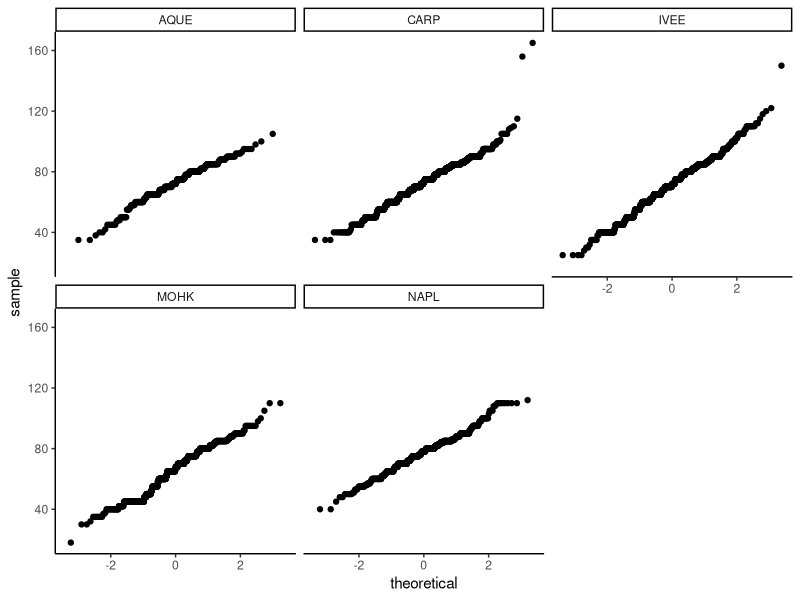

R code for this plot:
## ---- chunk 1
knitr::opts_chunk$set(echo = TRUE)
## ---- chunk 2
library(tidyverse)
library(car)

lsa <- read_csv("lobster_size_abundance.csv")
lt <- read_csv("lobster_traps.csv")
## ---- chunk 3
#___________________________________part 0___________________________________#

# remove nas and expand rows with count larger than 1
lsa_filt <- lsa %>%
  filter(SIZE != -99999) %>%
  uncount(weights = COUNT) %>%
  mutate(MPA = case_when(
    SITE == 'IVEE' ~ 'y',
    SITE == 'NAPL' ~ 'y',
    SITE == 'AQUE' ~ 'n',
    SITE == 'CARP' ~ 'n',
    SITE == 'MOHK' ~ 'n'))

## ---- chunk 4

#___________________________________part 2___________________________________#

# look at site distributions

qq_site_means <- ggplot(lsa_filt, aes(sample = SIZE)) +
  geom_qq() +
  facet_wrap(~ SITE) +
  theme_classic()
qq_site_means

# find site means, variance, etc.
lsa_site_means <- lsa_filt %>%
  group_by(SITE) %>%
  summarize(
    mean_size = mean(SIZE),
    sd_size = sd(SIZE),
    var_size = var(SIZE)
  )

# levines test for equal variances
lsa_levine <- leveneTest(SIZE ~ SITE, data = lsa_filt)
lsa_levine
